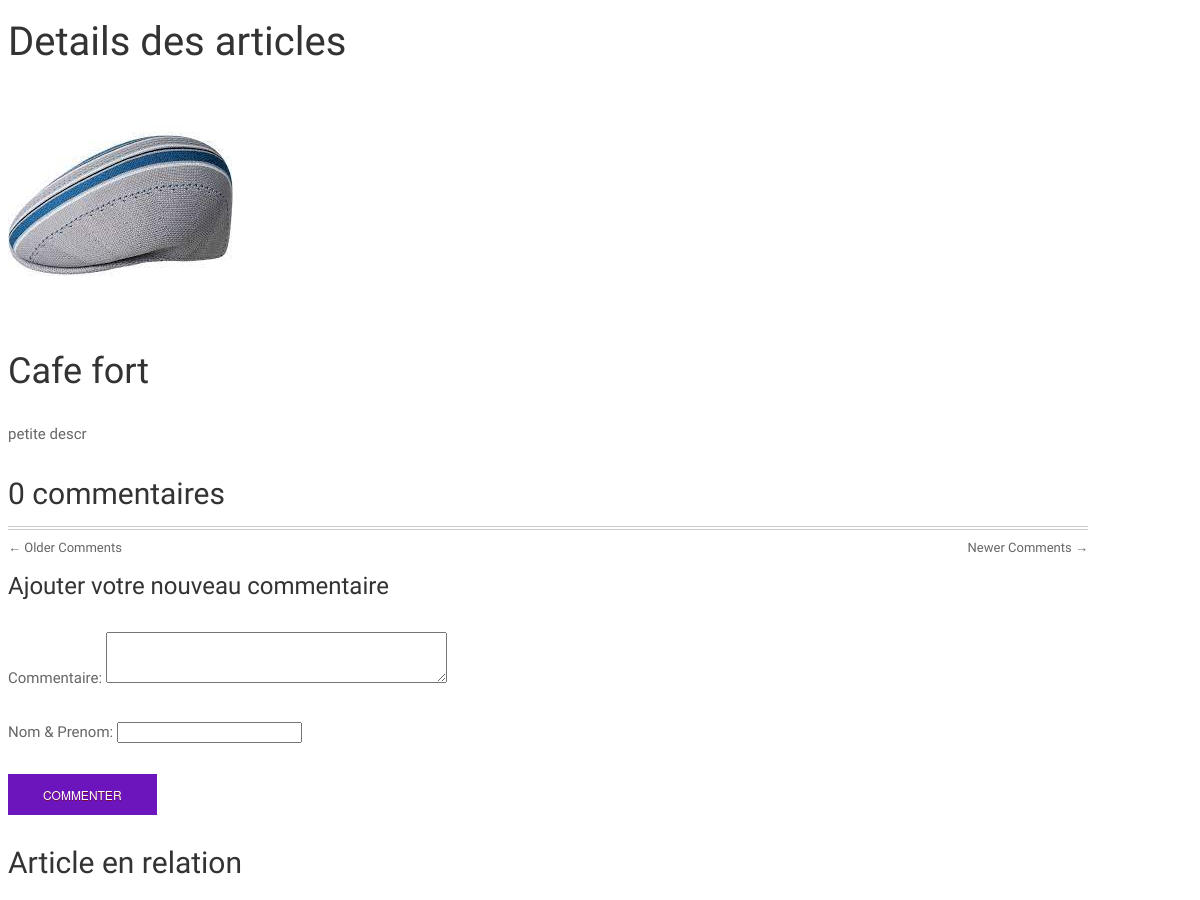
The page /article/1 (middle part) on the database as committed earlier.
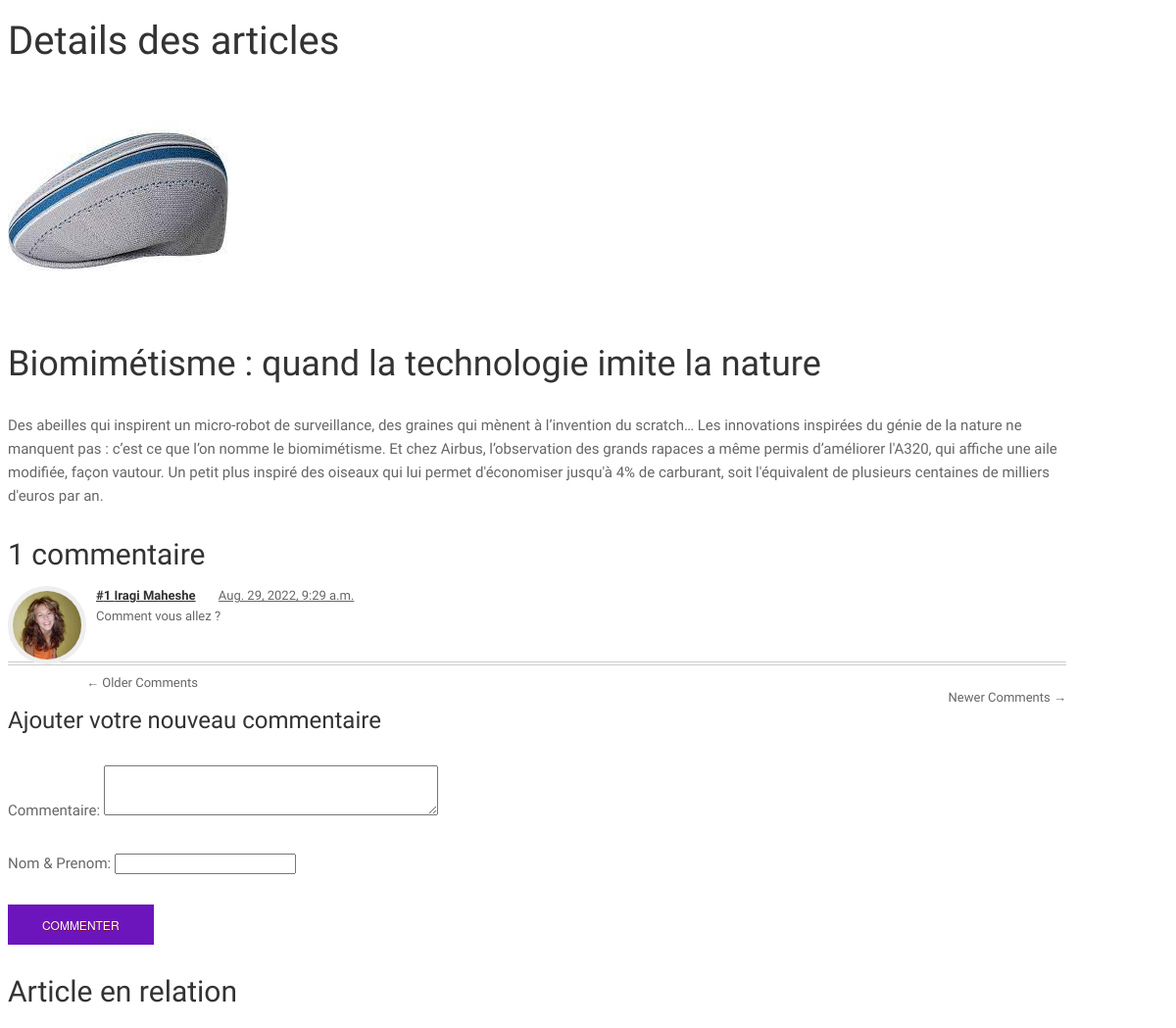
The same page on the database as committed later.
### inito/models.py (models this page shows, shortened)
class Article(models.Model):
    user = models.ForeignKey(User, on_delete=models.CASCADE, null=True)
    category = models.ForeignKey(Category, on_delete=models.CASCADE)
    title = models.CharField(max_length=150)
    desc = RichTextField(blank=True, null=True)
    image = models.FileField(upload_to='article', blank=True, null=True)
    created_at = models.DateTimeField(auto_now_add=True)
    updated_at = models.DateTimeField(auto_now=True)
    content_updaload = RichTextUploadingField(blank=True, null=True)
    regions = [
        Region(key='main', title='main region'),
        Region(key='sidebar', title='sidebar region')
    ]

### app_admin/models.py (models this page shows, shortened)
class Comment(models.Model):
    name_post = models.CharField(max_length=200, blank=True)
    article = models.ForeignKey(Article, on_delete=models.CASCADE, null=True)
    content = models.TextField(blank=True)
    created_at = models.DateTimeField(auto_now_add=True)
    update_at = models.DateTimeField(auto_now=True)

### inito/views.py (the view)
# urls.py: path('article/<int:id_article>', views.detail, name='detail'),
def detail(request, id_article):
    article = Article.objects.get(id=id_article)
    user = User.objects.all()
    category = article.category
    articles_relation = Article.objects.filter(category=category)[:5]
    comments = Comment.objects.filter(article=article.id)
    new_comment = None
    if request.method == 'POST':
        comment_form = CommentForm(data=request.POST)
        if comment_form.is_valid:
            new_comment = comment_form.save(commit=False)
            new_comment.article = article
            new_comment.save()
    else:
        comment_form = CommentForm()
    return render(request, 'apps/detail.html', {"article": article,
                                                'aer':articles_relation,
                                                'comments':comments,
                                                'new_comment':new_comment,
                                                'comment_form':comment_form})

### app_admin/forms.py
class CommentForm(forms.ModelForm):
    class Meta:
        model =Comment
        fields = ['content', 'name_post']
        labels = {'content':'Commentaire', 'name_post':'Nom & Prenom'}
        widgets = {
            'name_post':forms.TextInput(attrs={'class':'form-control'}),
            'content':forms.Textarea(attrs={'class':'form-control', 'rows':3})
        }

### templates/apps/detail.html (shortened to what this page needs)
{% extends 'base.html' %}
{% load static %}
{% block content %}
<div class="container">
    <div class="row">
        <div class="col-md-8">
            <div>
                <h1 class="text-center mt-3">Details des articles</h1>
                <img src="{{ article.image.url }}" style="max-width: 600px;" alt="">
                <h2>{{ article.title }}</h2>
                <p>{{ article.desc|safe }}</p>
            </div>
			<div class="">
				<div id="comments">
					<h3 class="comments-title">
                        {% with comments.count as total_comments %}
                        {{ total_comments }} commentaire{{total_comments|pluralize}}
                        {% endwith %}
                    </h3>
					<br>
					<ol class="comments-list">
                        {% for comment in comments %}
						<li class="comment">
							<div>
								<img src="{% static 'assets/images/avatar_woman.png' %}" alt="Avatar" class="avatar">
								<div class="comment-meta">
									<span class="author"><a href="#">#{{ forloop.counter}} {{comment.name_post}}</a></span>
									<span class="date"><a href="#">{{ comment.created_at }}</a></span>
								</div>
								<div class="comment-body">
									{{ comment.content }}
                                </div>
							</div>
						</li>
                        {% endfor %}
					</ol>
					<nav id="comment-nav-below" class="comment-navigation clearfix" role="navigation"><div class="nav-content">
							<div class="nav-previous">&larr; Older Comments</div>
							<div class="nav-next">Newer Comments &rarr;</div>
					</div></nav>
				</div>
			</div>
            <div>
                {% if new_comment %}
                <div class="alert alert-success" role="alert">
                    Votre commentaire est ajouté !
                </div>
                {% else %}
                <h4>Ajouter votre nouveau commentaire</h4>
                <form action="" method="POST">
                    {{comment_form.as_p}}
                    <button class="btn btn-primary">Commenter</button>
                </form>
                {% endif %}
            </div>
        </div>
        <div class="col-md-4">
            <h3 class="text-center mt-3">Article en relation</h3>
        </div>
    </div>
    <br><br>
</div>
{% endblock %}

Rows that differ between the two databases and show on the page:
changed Article: title "Cafe fort" → "Biomimétisme : quand la technologie imite la nature"; desc "petite descr" → "Des abeilles qui inspirent un micro-robot de surveillance, des graines qui mènent à l’invention du scratch… Les innovations inspirées du génie de la nature ne manquent pas : c’est ce que l’on nomme le biomimétisme. Et chez Airbus, l’observation des grands rapaces a même permis d’améliorer l'A320, qui affiche une aile modifiée, façon vautour. Un petit plus inspiré des oiseaux qui lui permet d'économiser jusqu'à 4% de carburant, soit l'équivalent de plusieurs centaines de milliers d'euros par an."
added Comment: name_post "Iragi Maheshe", created_at "Aug. 29, 2022, 9:29 a.m.", content "Comment vous allez ?"
Other text that changed with them:
{{ total_comments }}: "0" → "1"
